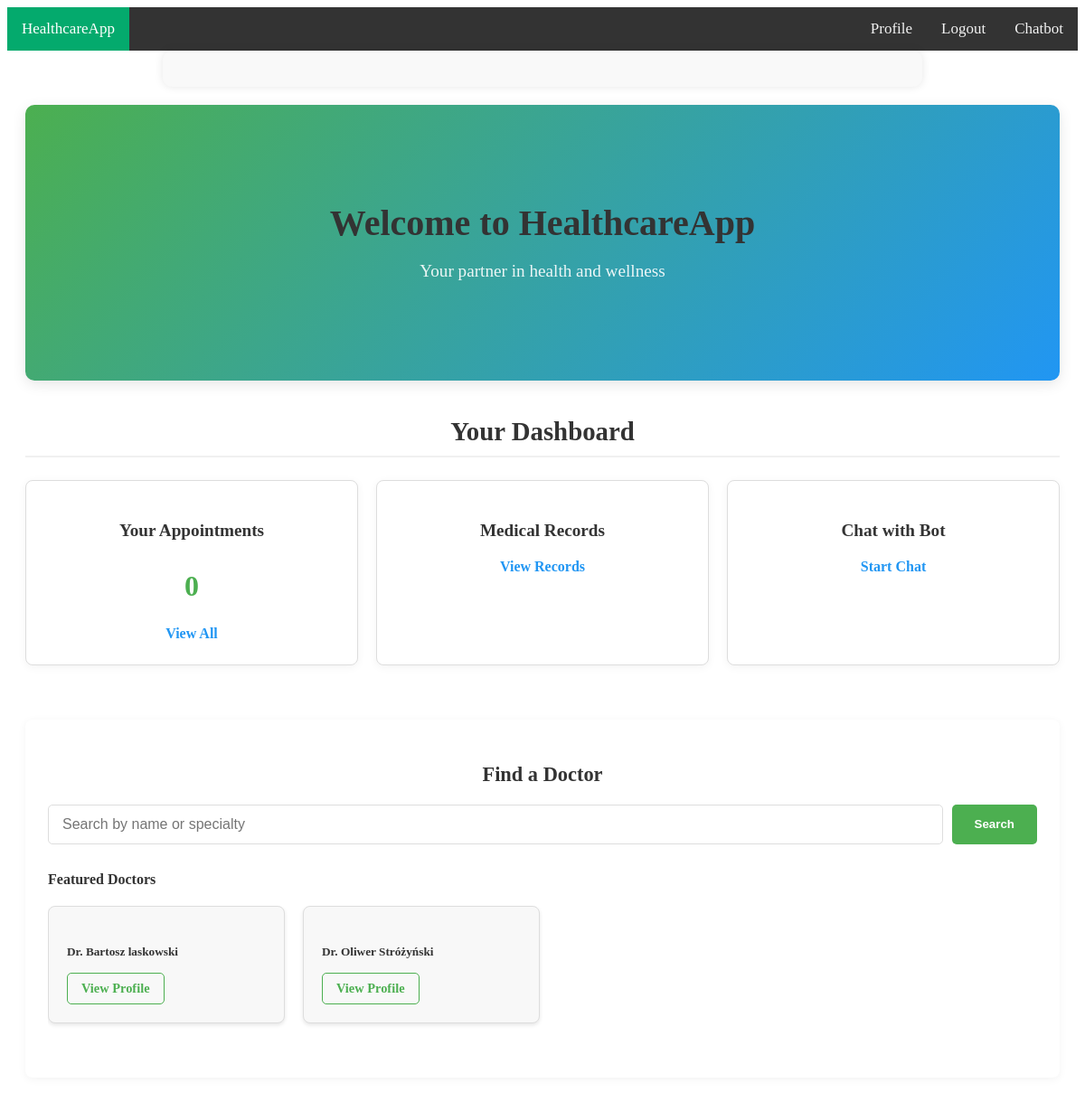
The app's page / (signed in) with its own data.
### doctors/models.py (models this page shows, shortened)
class Doctor(models.Model):
    id = models.AutoField(primary_key=True)
    first_name = models.CharField(max_length=100)
    second_name = models.CharField(max_length=100,null=True,blank=True)
    last_name = models.CharField(max_length=100)
    email = models.EmailField(max_length=100)
    user = models.OneToOneField(User,on_delete=models.CASCADE,null=True,blank=True)

### config/views.py (the view)
# urls.py: 2. Add a URL to urlpatterns:  path('', views.home, name='home')
def home(request):
    context = {}
    if request.user.is_authenticated:
        if hasattr(request.user, 'doctor'):
            doctor = request.user.doctor
            today = datetime.now().date()
            today_appointments = Appointment.objects.filter(
                doctor_id=doctor,
                date=today
            ).order_by('time')
            upcoming_appointments = Appointment.objects.filter(
                doctor_id=doctor,
                date__gte=today
            ).order_by('date', 'time')[:5]
            total_patients = Appointment.objects.filter(
                doctor_id=doctor
            ).values('patient_id').distinct().count()
            context.update({
                'today_appointments': today_appointments,
                'upcoming_appointments': upcoming_appointments,
                'total_patients': total_patients
            })
        else:
            if hasattr(request.user, 'patient'):
                patient = request.user.patient
                today = datetime.now().date()
                upcoming_appointments = Appointment.objects.filter(
                    patient_id=patient,
                    date__gte=today
                ).order_by('date', 'time')
                featured_doctors = Doctor.objects.all().order_by('?')[:3]
                context.update({
                    'upcoming_appointments': upcoming_appointments,
                    'featured_doctors': featured_doctors
                })
    return render(request, 'home.html', context)

### templates/home.html (shortened to what this page needs)
{% extends "base.html" %}
{% load static %}
{% block content %}
<div class="home-container">
    <div class="hero-section">
        <div class="hero-content">
            <h1 >Welcome to HealthcareApp</h1>
            <p>Your partner in health and wellness</p>
        </div>
    </div>
    {% if user.is_authenticated %}
        <div class="dashboard">
            <h2>Your Dashboard</h2>
            {% if request.user.doctor %}
                <div class="dashboard-cards">
                    <div class="card dashboard-card">
                        <div class="card-icon">
                            <i class="fas fa-calendar-check"></i>
                        </div>
                        <h3>Today's Appointments</h3>
                        <p class="count">{{ today_appointments|length }}</p>
                        <a href="{% url 'doctors:manage_availability' %}" class="card-link">View Schedule</a>
                    </div>
                    <div class="card dashboard-card">
                        <div class="card-icon">
                            <i class="fas fa-user-injured"></i>
                        </div>
                        <h3>Your Patients</h3>
                        <p class="count">{{ total_patients }}</p>
                        <a href="{% url 'doctors:createReport' %}" class="card-link">Create Report</a>
                    </div>
                    <div class="card dashboard-card">
                        <div class="card-icon">
                            <i class="fas fa-brain"></i>
                        </div>
                        <h3>AI Diagnosis</h3>
                        <a href="{% url 'doctors:listModels' %}" class="card-link">Use Models</a>
                    </div>
                </div>
                <div class="recent-section">
                    <h3>Upcoming Appointments</h3>
                    {% if upcoming_appointments %}
                        <table class="table">
                            <thead>
                                <tr>
                                    <th>Patient</th>
                                    <th>Date</th>
                                    <th>Time</th>
                                    <th>Description</th>
                                </tr>
                            </thead>
                            <tbody>
                                {% for appointment in upcoming_appointments %}
                                <tr>
                                    <td>{{ appointment.patient_id.user.get_full_name }}</td>
                                    <td>{{ appointment.date }}</td>
                                    <td>{{ appointment.time }}</td>
                                    <td>{{ appointment.description|truncatechars:30 }}</td>
                                </tr>
                                {% endfor %}
                            </tbody>
                        </table>
                    {% else %}
                        <p class="no-data">No upcoming appointments.</p>
                    {% endif %}
                </div>
            {% else %}
                <div class="dashboard-cards">
                    <div class="card dashboard-card">
                        <h3>Your Appointments</h3>
                        <p class="count">{{ upcoming_appointments|length }}</p>
                        <a href="{% url 'patients:view_appointments' user.patient.id %}" class="card-link">View All</a>
                    </div>
                    <div class="card dashboard-card">
                        <h3>Medical Records</h3>
                        <a href="{% url 'patients:view_records' user.patient.id %}" class="card-link">View Records</a>
                    </div>
                    <div class="card dashboard-card">
                        <h3>Chat with Bot</h3>
                        <a href="{% url 'chatbot:chatbot' %}" class="card-link">Start Chat</a>
                    </div>
                </div>
                <div class="find-doctor-section">
                    <h3>Find a Doctor</h3>
                    <div class="search-box">
                        <form method="get" action="{% url 'doctors:showDoctors' %}">
                            <input type="text" name="q" placeholder="Search by name or specialty">
                            <button type="submit" class="btn btn-primary">Search</button>
                        </form>
                    </div>
                    <div class="featured-doctors">
                        <h4>Featured Doctors</h4>
                        <div class="doctor-cards">
                            {% for doctor in featured_doctors %}
                            <div class="card doctor-card">
                                <div class="doctor-info">
                                    <h5>Dr. {{ doctor.user.get_full_name }}</h5>
                                    <a href="{% url 'doctors:doctorProfile' doctor.id %}" class="btn btn-outline">View Profile</a>
                                </div>
                            </div>
                            {% endfor %}
                        </div>
                    </div>
                </div>
            {% endif %}
        </div>
    {% endif %}
</div>
{% endblock %}

### static/css/global.css (style rules this page uses)
h1, h2, h3 { color: #333; text-align: center; }
.card { border: 1px solid #ddd; border-radius: 5px; box-shadow: 0 2px 4px rgba(0, 0, 0, 0.1); margin-bottom: 20px; }
.home-container { max-width: 1200px; margin: 0 auto; padding: 20px; }
.hero-section { background: linear-gradient(135deg, #4CAF50, #2196F3); color: white; padding: 80px 20px; text-align: center; border-radius: 10px; margin-bottom: 40px; box-shadow: 0 4px 15px rgba(0, 0, 0, 0.1); }
.hero-content h1 { font-size: 2.5rem; margin-bottom: 15px; }
.hero-content p { font-size: 1.2rem; margin-bottom: 30px; opacity: 0.9; }
.btn { padding: 12px 25px; border-radius: 5px; font-weight: 600; text-decoration: none; transition: all 0.3s ease; }
.btn-primary { background-color: #4CAF50; color: white; border: none; }
.dashboard { margin-top: 30px; }
.dashboard h2 { margin-bottom: 25px; font-size: 1.8rem; color: #333; border-bottom: 2px solid #f0f0f0; padding-bottom: 10px; }
.dashboard-cards { display: flex; justify-content: space-between; gap: 20px; margin-bottom: 40px; flex-wrap: wrap; }
.dashboard-card { flex: 1; min-width: 240px; background: white; border-radius: 8px; box-shadow: 0 2px 10px rgba(0, 0, 0, 0.05); padding: 25px; text-align: center; transition: all 0.3s ease; }
.dashboard-card h3 { font-size: 1.2rem; color: #333; margin-bottom: 10px; }
.dashboard-card .count { font-size: 2rem; font-weight: bold; color: #4CAF50; margin-bottom: 15px; }
.card-link { color: #2196F3; text-decoration: none; font-weight: 600; display: inline-block; margin-top: 10px; }
.recent-section, .find-doctor-section { background: white; border-radius: 8px; box-shadow: 0 2px 10px rgba(0, 0, 0, 0.05); padding: 25px; margin-bottom: 30px; }
.recent-section h3, .find-doctor-section h3 { margin-bottom: 20px; color: #333; font-size: 1.4rem; }
.search-box { margin-bottom: 30px; }
.search-box form { display: flex; gap: 10px; }
.search-box input { flex: 1; padding: 12px 15px; border: 1px solid #ddd; border-radius: 5px; font-size: 1rem; }
.featured-doctors h4 { margin-bottom: 20px; color: #333; }
.doctor-cards { display: flex; gap: 20px; overflow-x: auto; padding-bottom: 15px; }
.doctor-card { min-width: 220px; padding: 20px; border-radius: 8px; background: #f8f8f8; transition: all 0.3s ease; }
.doctor-info h5 { margin-bottom: 8px; color: #333; }
.btn-outline { display: inline-block; padding: 8px 15px; border: 1px solid #4CAF50; color: #4CAF50; border-radius: 5px; text-decoration: none; font-size: 0.9rem; transition: all 0.3s ease; }
button, .btn, input[type="submit"], input[type="button"] { cursor: pointer !important; }

### records on screen
Doctor: user.get_full_name "Bartosz laskowski"
Doctor: user.get_full_name "Oliwer Stróżyński"

### other values on screen
{{ upcoming_appointments|length }} "0"
